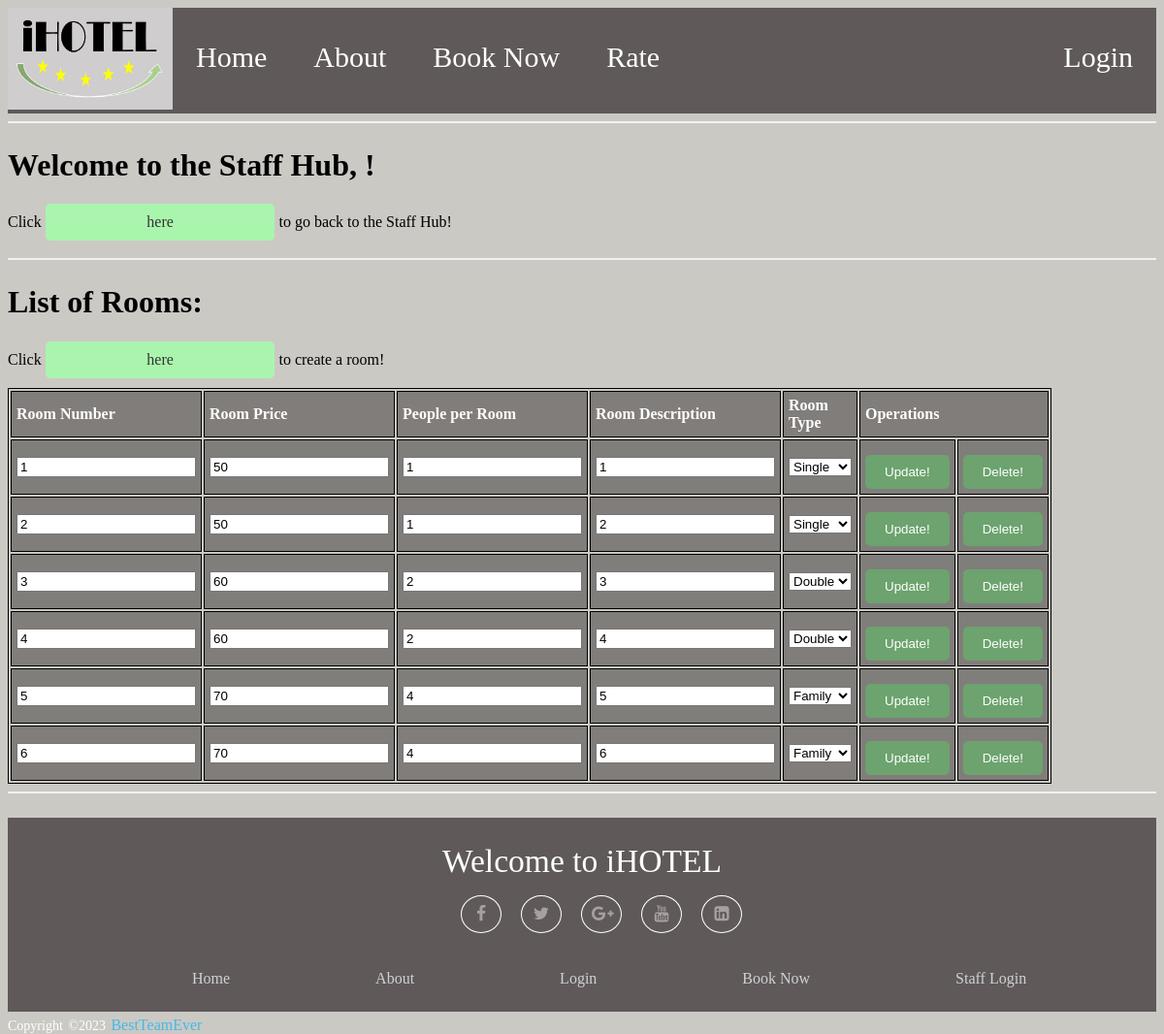
/roomCRUD.php, run on the app's committed database.
### tables this page shows
CREATE TABLE `room` (
  `RoomNUM` int(11) NOT NULL,
  `RoomPrice` double NOT NULL,
  `NumberOfRooms` int(11) NOT NULL,
  `RoomDescription` text NOT NULL,
  `RoomType` varchar(16) NOT NULL
);

### roomCRUD.php (the view, shortened to what this page needs)
<?php
    include('header.php');
    $sql = "SELECT * FROM room;";
    $result = mysqli_query($conn, $sql);
?>
<div id="container">
<div class="staffLog">
    <hr>
    <h1>Welcome to the Staff Hub, <?php echo $_SESSION['staffusername']; ?>!</h1>
    Click <a href="staffHub.php">here</a> to go back to the Staff Hub!
    <hr>
    <h1>List of Rooms:</h1>
    Click <a href="roomCRUDcreate.php">here</a> to create a room!<br>
    <?php
        echo "<form action='roomCRUD.php' method='POST'>";
        echo "<table>";
        echo "<tr><th>Room Number</th><th>Room Price</th><th>People per Room</th><th>Room Description</th><th>Room Type</th><th colspan='2'>Operations</th></tr>";
        if (mysqli_num_rows($result) > 0) {
            while($row = mysqli_fetch_assoc($result)) {
                $RoomNUM = $row["RoomNUM"];
                $RoomPrice = $row["RoomPrice"];
                $NumberOfRooms = $row["NumberOfRooms"];
                $RoomDesc = $row["RoomDescription"];
                $RoomType = $row["RoomType"];
                echo "<tr>";
                echo "<td><input type='number' placeholder='' name='RoomNUM[$RoomNUM]' value='$RoomNUM' required=''></td>";
                echo "<td><input type='number' placeholder='' name='RoomPrice[$RoomNUM]' value='$RoomPrice' required=''></td>";
                echo "<td><input type='number' placeholder='' name='NumberOfRooms[$RoomNUM]' value='$NumberOfRooms' required=''></td>";
                echo "<td><input type='text' placeholder='' name='RoomDesc[$RoomNUM]' value='$RoomDesc' required=''></td>";
                echo "<td><select id='Roomtype' placeholder='' name='RoomType[$RoomNUM]' required=''>";
                echo   "<option value='$RoomType'>$RoomType</option>";
                echo "</select>";
                echo "</td>";
                echo "<td><input type='submit' value='Update!' id='update' name='update'></td>";
                echo "<td><input type='submit' value='Delete!' id='delete' name='delete[$RoomNUM]'></td>";
                echo "</tr>";
            }
        } else {
            echo "0 results";
        }
        echo "</table>";
        echo "</form>";
    ?>
    <hr>
</div>
<?php
include('footer.php');
?>

### style.css (style rules this page uses)
body { background-color: #cbc9c4; }
* { box-sizing: border-box }
hr { border: 1px solid #f1f1f1; margin-bottom: 25px; }
table, th, td { border: 1px solid black; }
table { align-self: left; width: 70%; margin-left: 0%; margin-right: 20%; }
th { padding: 5px; text-align: left; color: white; }
td { padding: 5px; text-align: left; color: white; }
tr:nth-child(even) { background: rgba(53, 53, 53, 0.5) }
tr:nth-child(odd) { background: rgba(56, 50, 50, 0.5) }
.staffLog a { display: inline-block; padding: 10px 20px; background-color: #aaf5ad; color: rgb(53, 52, 52); text-align: center; text-decoration: none; border: none; border-radius: 5px; cursor: pointer; margin-bottom: 10px; width: 20%; }
.staffLog input[type="submit"] { display: inline-block; padding: 10px 20px; background-color: #6ca36e; color: white; text-align: center; text-decoration: none; border: none; border-radius: 5px; cursor: pointer; margin-top: 10px; }

### data on the page
room: RoomNUM "1", RoomPrice "50", RoomNUM+NumberOfRooms "1", RoomNUM+RoomDescription "1", RoomType+RoomNUM "Single"
room: RoomNUM "2", RoomPrice "50", NumberOfRooms "1", RoomNUM+RoomDescription "2", RoomType+RoomNUM "Single"
room: RoomNUM "3", RoomPrice "60", NumberOfRooms "2", RoomNUM+RoomDescription "3", RoomType+RoomNUM "Double"
room: RoomNUM "4", RoomPrice "60", NumberOfRooms "2", RoomNUM+RoomDescription "4", RoomType+RoomNUM "Double"
room: RoomNUM "5", RoomPrice "70", NumberOfRooms "4", RoomNUM+RoomDescription "5", RoomType+RoomNUM "Family"
room: RoomNUM "6", RoomPrice "70", NumberOfRooms "4", RoomNUM+RoomDescription "6", RoomType+RoomNUM "Family"
